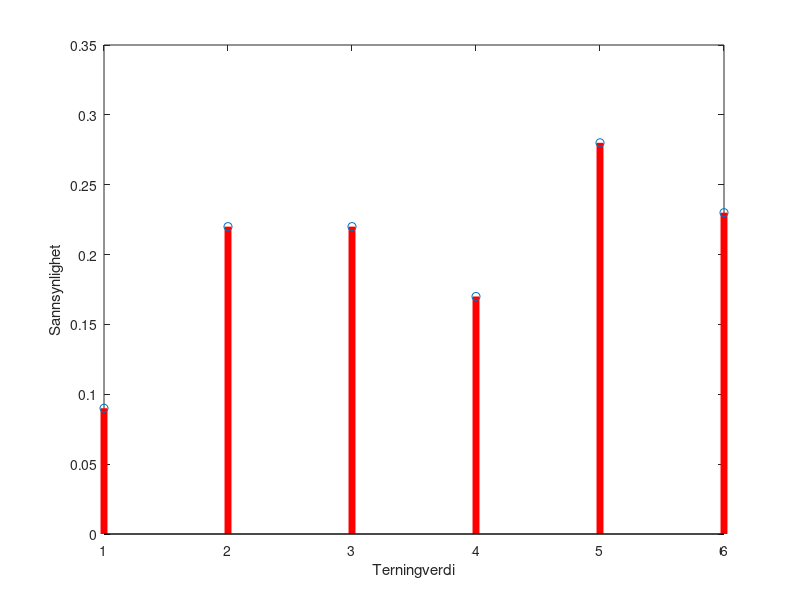

Write MATLAB code to recreate this figure.
% Antall kast
n = 100;
f = 1:6;

% ts inneholder n terningkast
ts = randi([1 6], 1, n);  
% Telle kast
for e = ts
    f(e)= f(e) + 1;
end
% Beregner sannsynligheten..
p = f / n;

figure;
stem(1:6, p, 'Color', 'Red', 'LineWidth', 5);
xlabel('Terningverdi');
ylabel('Sannsynlighet');
